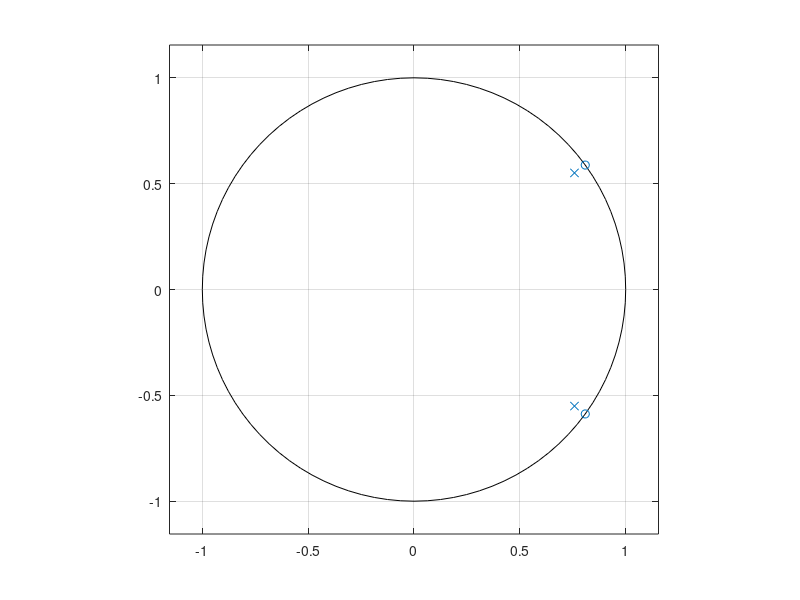

Write the MATLAB code that produced this figure.
%given the transfer function as 
%H(Z)=(1 -1.6180z^-1 +z^-2)/(1-1.5161z^-1+0.878z^-2) i.e H(Z)=b/a

b = [1 -1.6180 1];b
a = [1 -1.5161 0.878];a
zk=roots(b);zk
poles=roots(a);poles
zplane(b,a);
grid on

% we have obtained the zeros (zk) and the poles (poles) from above
% poly converts the poles and roots to a transfer function

B=poly(zk);B
A=poly(poles);A